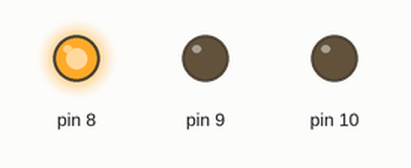
Bench run of a sketch on a simulated Arduino Uno, built with avr-gcc and run on an emulated ATmega328P. Parts: output pins drawn as LEDs (lit = HIGH).

Above: at 2.5 s.
At 6.0 s:
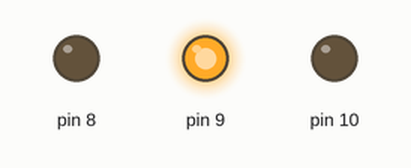
At 9.5 s:
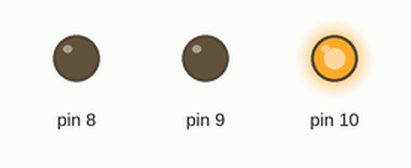
Timing chart, 0 to 15.6 s (numbered marks = the images above):
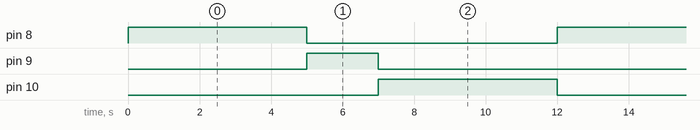

The sketch:

semaforo.ino
```cpp
//Projeto de sinal de transito no Arduiono
//por Tobias Pedro Eustáquio T4


void setup (){
  pinMode(8,OUTPUT);
  pinMode(9,OUTPUT);
  pinMode(10,OUTPUT);
}

void loop(){
  //controle do led verde
  digitalWrite(8,HIGH);  //acende o led
  delay(5000);           // espera 5 segundos
  digitalWrite(8,LOW);   //apaga o led

  //controle do led amarelo
  digitalWrite(9,HIGH);  //acende o led
  delay(2000);           //espera 2 segundos
  digitalWrite(9,LOW);   // apaga o led

  //controle do led vermelho
  digitalWrite(10,HIGH); //acende o led
  delay(5000);           //espera 5 segundos
  digitalWrite(10,LOW);  //apaga o led
}
```

Measured:
- by itself, pin 8, pin 10: alternates HIGH for 5.0 s and LOW for 7.0 s
- by itself, pin 9: alternates HIGH for 2.0 s and LOW for 10.0 s
- by itself, everything shown: repeats every 12.0 s, in 4 steps
